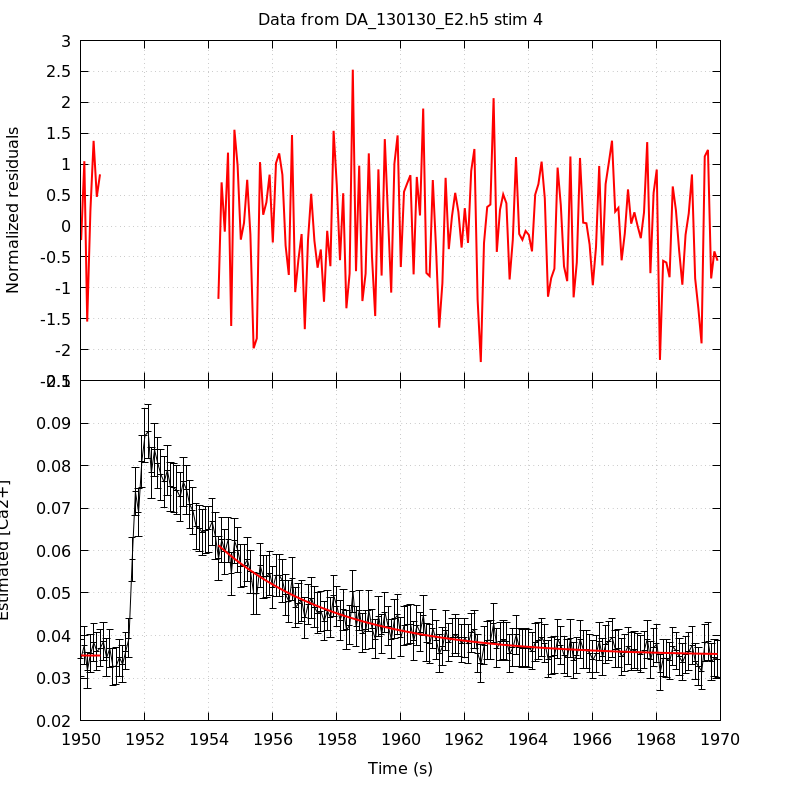

Reproduce this figure in gnuplot.
unset key
set grid
set multiplot title 'Data from DA_130130_E2.h5 stim 4' noenhanced layout 2,1 margins 0.1,0.9,0.1,0.95 spacing 0,0
set ylabel 'Normalized residuals'
set xtics format ''
plot 'DA_130130_E2_aba_RatioFit_s4' using 1:4 with lines linecolor rgb 'red' linewidth 2
set format x '%g'
set xlabel 'Time (s)'
set ylabel 'Estimated [Ca2+]'
plot 'DA_130130_E2_aba_CaRatio_s4' using 1:2:($3*1.96) with yerrorlines \
     linecolor rgb 'black' linewidth 1,                \
     'DA_130130_E2_aba_RatioFit_s4' using 1:3 with lines linecolor rgb 'red'\
     linewidth 2
unset multiplot
